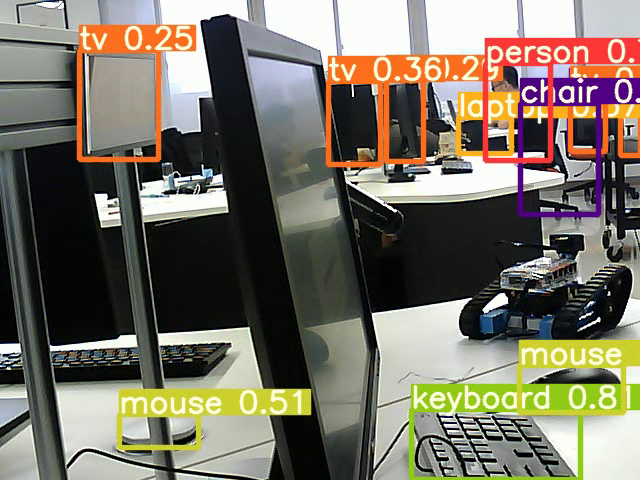
#> input picture frame 8 of super_resolution/videoinput/0.mp4, 640 x 480 px, given in place of the camera
$ python VideoToFrame.py
#> lines starting #> are read from the running program, lines starting #| are printed output that depends on the picture
import cv2
import os
import time
def show(img, winname='n'):
    cv2.namedWindow(winname, 0)
    # cv2.resizeWindow(winname, 600, 600)
    cv2.imshow(winname, img)
    cv2.waitKey(0)

def output(frame, show=None, tofile=None):
    if tofile is not None:
        cv2.imwrite(tofile, frame)
    if show:
        cv2.imshow('', frame)
        cv2.waitKey()


def vtf(srcpath, destpath):
#> called with destpath = 'dataset'
    if not os.path.exists(destpath):
        os.mkdir(destpath)
    start = time.time()
    videoCapture = cv2.VideoCapture()
    videoCapture.open(srcpath)
    fps = videoCapture.get(cv2.CAP_PROP_FPS)
    frames = videoCapture.get(cv2.CAP_PROP_FRAME_COUNT)
    print("fps=", int(fps), "frames=", int(frames))
    for i in range(int(frames)):
        _, frame = videoCapture.read()
        frame = cv2.resize(frame[62:-58],(128,64))  # add process here
        output(frame, tofile=os.path.join(destpath, r"%d.jpg" % (i)))
#> this loop made 31 passes
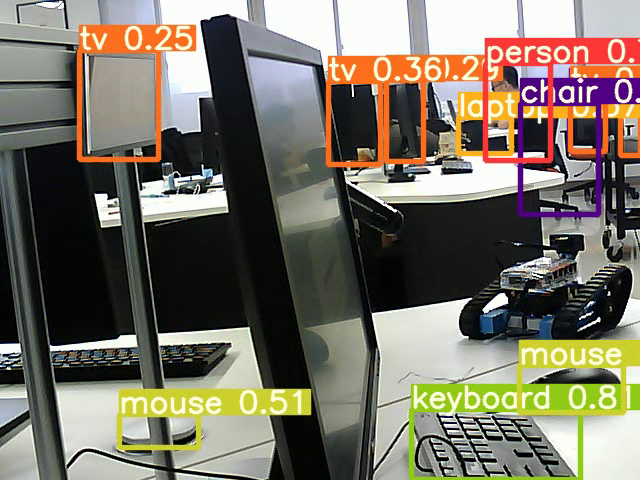
#> input picture frame 8 of super_resolution/videoinput/0.mp4, 640 x 480 px, given in place of the camera
#> pass 1, in vtf, `frame = cv2.resize(frame[62:-58],(128,64))`:
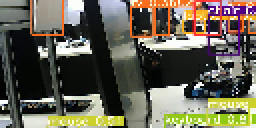
#> frame: shape (64, 128, 3) (shown 2 times larger); mean B, G, R 83.9, 98.5, 102.7
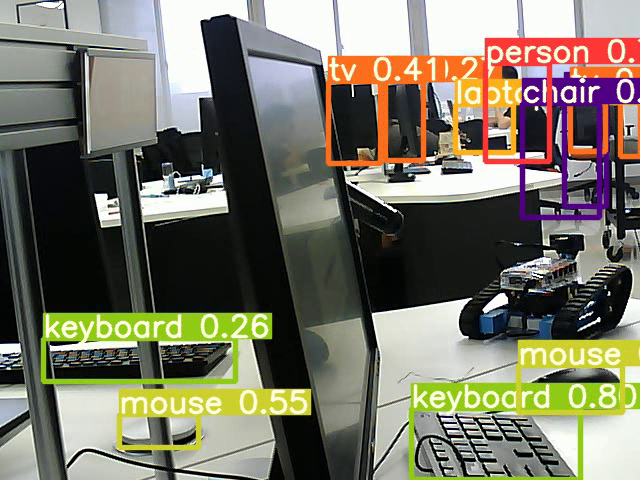
#> input picture frame 9 of super_resolution/videoinput/0.mp4, 640 x 480 px, given in place of the camera
#> pass 2, in vtf, `frame = cv2.resize(frame[62:-58],(128,64))`:
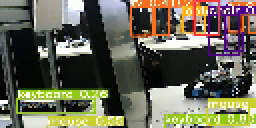
#> frame: shape (64, 128, 3) (shown 2 times larger); mean B, G, R 84.7, 102.1, 104.6
#> pass 3, in vtf, `_, frame = videoCapture.read()`:
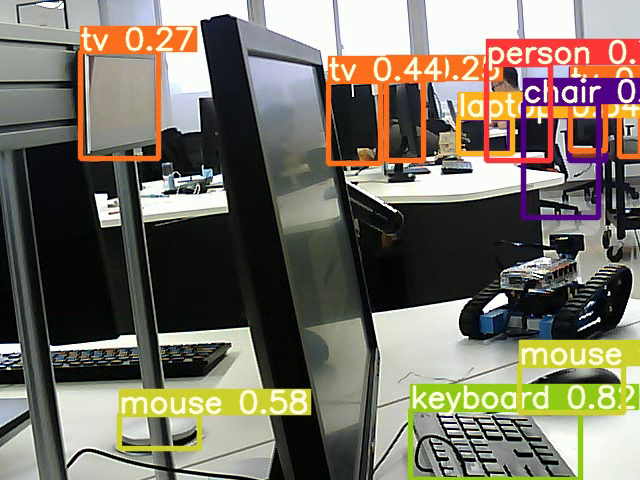
#> frame: shape (480, 640, 3); mean B, G, R 101.2, 114.7, 120.5
#> pass 3, in vtf, `frame = cv2.resize(frame[62:-58],(128,64))`:
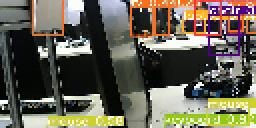
#> frame: shape (64, 128, 3) (shown 2 times larger); mean B, G, R 83.9, 98.1, 102.5
#> after the loop:
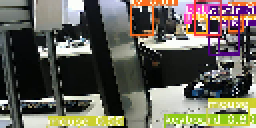
#> frame: shape (64, 128, 3) (shown 2 times larger); mean B, G, R 87.4, 97.9, 101.2
    end = time.time()
    print('Successfully!')
    print(f'total:{round(end-start,2)}s')

if __name__ == '__main__':
    srcpath = r"C:\Users\ZhouBoHan\Desktop\MC_youtube.mp4"
    destpath = os.path.join(os.path.split(srcpath)[0],'dataset')
    if not os.path.exists(destpath): os.mkdir(destpath)
    vtf(srcpath,destpath)

$ run again, starting later in the video
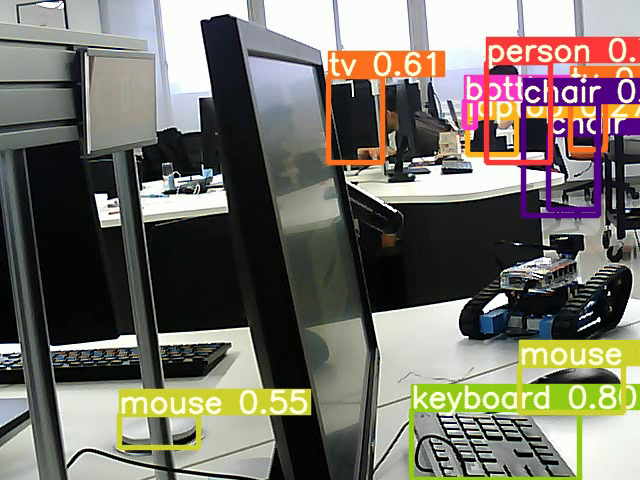
#> input picture frame 37 of super_resolution/videoinput/0.mp4, 640 x 480 px, given in place of the camera
#> the loop in vtf, `for i in range(int(frames)):` made 31 passes
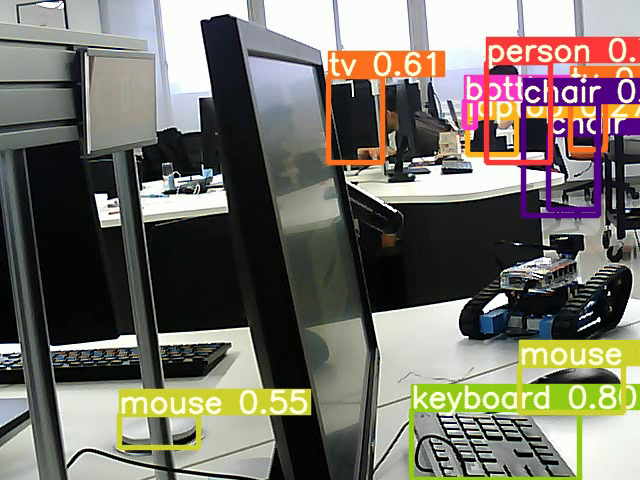
#> input picture frame 37 of super_resolution/videoinput/0.mp4, 640 x 480 px, given in place of the camera
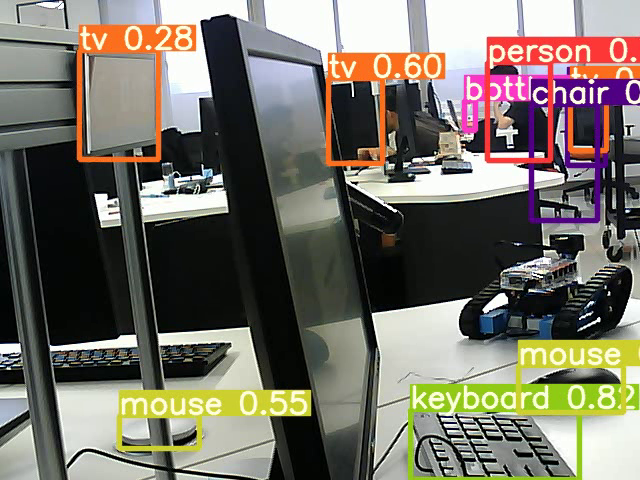
#> input picture frame 38 of super_resolution/videoinput/0.mp4, 640 x 480 px, given in place of the camera
#> after the loop in vtf, `for i in range(int(frames)):`:
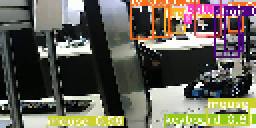
#> frame: shape (64, 128, 3) (shown 2 times larger); mean B, G, R 85.9, 97.3, 101.5
